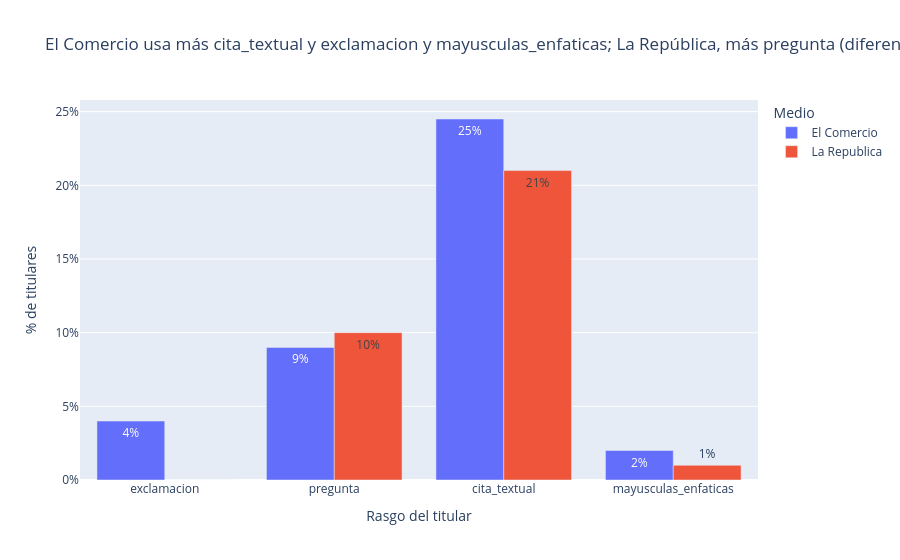

Notebook code for this chart:
### Code cell
# Los mismos rasgos en todo el dataset (400) para ver si el patrón se sostiene
todo = pd.concat([pd.DataFrame([rasgos(t) for t in df.loc[df.medio == m, "titular"]]).mean().rename(m)
                  for m in ["El Comercio", "La Republica"]], axis=1).round(3)
largo = todo.loc[["caracteres", "palabras"]]
prop = todo.drop(["caracteres", "palabras"]).reset_index(names="rasgo").melt(id_vars="rasgo", var_name="medio", value_name="proporcion")
mas = prop.loc[prop.groupby("rasgo")["proporcion"].idxmax()]
fig = px.bar(prop, x="rasgo", y="proporcion", color="medio", barmode="group", text_auto=".0%",
             title=(f"El Comercio usa más {' y '.join(mas[mas.medio=='El Comercio'].rasgo)}; "
                    f"La República, más {' y '.join(mas[mas.medio=='La Republica'].rasgo)} (diferencias pequeñas)"),
             labels={"rasgo": "Rasgo del titular", "proporcion": "% de titulares", "medio": "Medio"})
fig.update_yaxes(tickformat=".0%")
fig.show()
todo

### Figure 1 — Plotly figure (JSON) as saved in the notebook; plotly's stock layout.template omitted (floating-point values rounded to 4 significant figures)
{"data": [{"alignmentgroup": "True", "hovertemplate": "Medio=El Comercio<br>Rasgo del titular=%{x}<br>% de titulares=%{y}<extra></extra>", "legendgroup": "El Comercio", "marker": {"color": "#636efa", "pattern": {"shape": ""}}, "name": "El Comercio", "offsetgroup": "El Comercio", "orientation": "v", "showlegend": true, "textposition": "auto", "texttemplate": "%{y:.0%}", "type": "bar", "x": ["exclamacion", "pregunta", "cita_textual", "mayusculas_enfaticas"], "xaxis": "x", "y": [0.04, 0.09, 0.245, 0.02], "yaxis": "y"}, {"alignmentgroup": "True", "hovertemplate": "Medio=La Republica<br>Rasgo del titular=%{x}<br>% de titulares=%{y}<extra></extra>", "legendgroup": "La Republica", "marker": {"color": "#EF553B", "pattern": {"shape": ""}}, "name": "La Republica", "offsetgroup": "La Republica", "orientation": "v", "showlegend": true, "textposition": "auto", "texttemplate": "%{y:.0%}", "type": "bar", "x": ["exclamacion", "pregunta", "cita_textual", "mayusculas_enfaticas"], "xaxis": "x", "y": [0.0, 0.1, 0.21, 0.01], "yaxis": "y"}], "layout": {"barmode": "group", "legend": {"title": {"text": "Medio"}, "tracegroupgap": 0}, "title": {"text": "El Comercio usa más cita_textual y exclamacion y mayusculas_enfaticas; La República, más pregunta (diferencias pequeñas)"}, "xaxis": {"anchor": "y", "domain": [0.0, 1.0], "title": {"text": "Rasgo del titular"}}, "yaxis": {"anchor": "x", "domain": [0.0, 1.0], "tickformat": ".0%", "title": {"text": "% de titulares"}}}}
